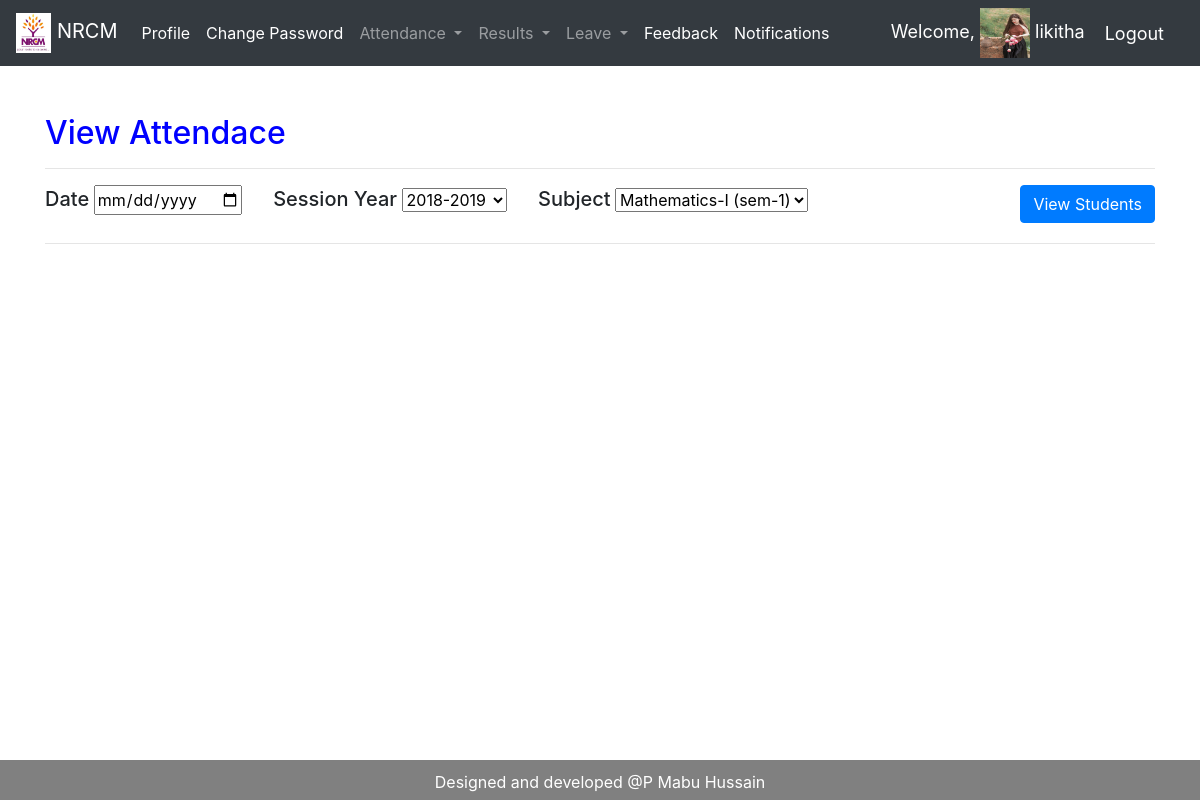
Page /staff/view_attendance (signed in) on the committed database.
### studentmanagementApp/models.py (models this page shows)
class CustomUser(AbstractUser):
    USER = (
    ('HOD','HOD'),
    ('STAFF','STAFF'),
    ('STUDENT', 'STUDENT')
    )
    user_type = models.CharField(choices=USER, max_length=50, default = 'STUDENT', null =True)
    designation = models.CharField(max_length=500, blank=True, null =True)
    mobileno = models.CharField(max_length=30, blank=True, null =True)
    profile_pic = models.ImageField(default='img_avatar.png', blank=True)

### studentmanagementApp/decorators.py (the view)
        def wrapper_func(request, *args, **kwargs):
            if request.user.user_type in allowed_roles:
                return view_func(request, *args, **kwargs)
            else:
                return HttpResponse('You are not authorized to view this page!!!!')

### hodApp/models.py (called while the page is built)
    def __str__(self):
        return self.session_start+'-'+self.session_end

### templates/staffApp/view_attendance.html (shortened to what this page needs)
{%extends 'studentmanagementApp/base.html'%}
{%block content%}
<br><br>
{%if action is None%}
    <form action="?action=get_subject" method="post">{%csrf_token%}
      <div class="container">
        <h2 style="color:blue;">View Attendace</h2>
        <hr>
        <label for="attendace_date"><h5>Date</h5></label>
        <input type="date" name="attendace_date" value="" required>   &nbsp&nbsp&nbsp&nbsp&nbsp
        <label for="session_year_id"> <h5>Session Year</h5></label>
        <select name="session_year_id" id="session_year_id">
          {%for session_year in session_years%}
          <option value="{{session_year.id}}">{{session_year}}</option>
          {%endfor%}
        </select> &nbsp&nbsp&nbsp&nbsp&nbsp
        <label for="subject_id"><h5>Subject</h5></label>
        <select name="subject_id" id="subject_id"  width="50%">
          {%for subject in subjects%}
          <option value="{{subject.id}}">{{subject.name}}</option>
          {%endfor%}
        </select> &nbsp&nbsp&nbsp&nbsp&nbsp
        <button type="submit" class="btn btn-primary" style="float: right;">View Students</button>
    <hr>
    </form>
{%endif%}
{%endblock%}

### templates/studentmanagementApp/navbar.html (shortened to what this page needs)
{%load static%}
<nav class="navbar navbar-expand-lg navbar-dark bg-dark">
  <a class="navbar-brand" href="/{{user.user_type|lower}}/home"><img src="{% static 'studentmanagementApp/images/NRCM-Logo.jpg'%}" alt="123" height="40px"> NRCM</a>
  <div class="collapse navbar-collapse" id="navbarNav">
      <ul class="navbar-nav">
      <li class="nav-item active">
        <a class="nav-link" href="/profile"> Profile  </a>
      </li>
      <ul class="navbar-nav">
      <li class="nav-item active">
        <a class="nav-link" href="/change_password"> Change Password</a>
      </li>
      {%if user.user_type == 'STAFF'%}
      <li class="nav-item dropdown">
        <a class="nav-link dropdown-toggle" href="#" id="navbarDropdown" role="button" data-toggle="dropdown" aria-haspopup="true" aria-expanded="false">
          Attendance
        </a>
      </li>
      <li class="nav-item dropdown">
        <a class="nav-link dropdown-toggle" href="#" id="navbarDropdown" role="button" data-toggle="dropdown" aria-haspopup="true" aria-expanded="false">
          Results
        </a>
      </li>
      <li class="nav-item dropdown">
        <a class="nav-link dropdown-toggle" href="#" id="navbarDropdown" role="button" data-toggle="dropdown" aria-haspopup="true" aria-expanded="false">
          Leave
        </a>
      </li>
      <li class="nav-item active">
        <a class="nav-link" href="{%url 'staff_sendfeedback'%}"> Feedback </a>
      </li>
      <li class="nav-item active">
        <a class="nav-link" href="{%url 'notifications'%}"> Notifications </a>
      </li>
      {%endif%}
    </ul>
  </div>
  <span class="hello-msg">Welcome, <img src="{{request.user.profile_pic.url}}" class="" alt="Cinque Terre" width="50" height="50"> {{request.user}}  </span>
  <span><a class="hello-msg" href="{%url 'logout'%}">Logout</a></span>
</nav>

### templates/studentmanagementApp/base.html (style rules this page uses)
body { min-height: 100vh; display: flex; flex-direction: column; }

### templates/studentmanagementApp/navbar.html (style rules this page uses)
.hello-msg { font-size: 18px; color:#fff; margin-right:20px; }

### rows in the picture
CustomUser: user.profile_pic (picture), user "likitha"

### other values in the picture
form field session_year_id "2018-2019"
form field subject_id "Mathematics-I (sem-1)"
